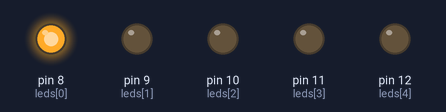
The sketch below on a simulated Arduino Uno, built with avr-gcc and run on an emulated ATmega328P. Parts: output pins drawn as LEDs (lit = HIGH).

Above: at 0.5 s.
At 1.5 s:
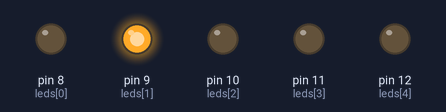
At 2.5 s:
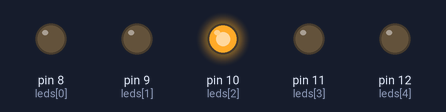
At 3.5 s:
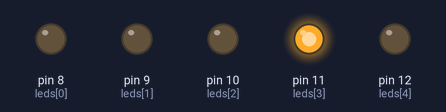
At 4.5 s:
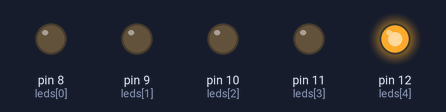
Timing chart, 0 to 6.5 s (numbered marks = the images above):
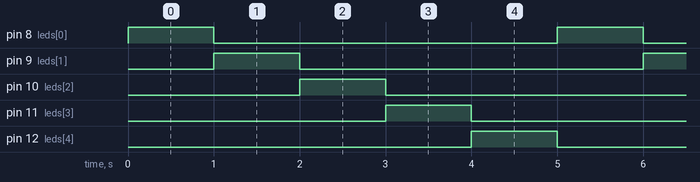

The sketch:

Exercicio-Array-com5-leds.ino
```cpp
// Montar vetor com cinco LEDs e acender um por vez.//
int leds[5]= {8,9,10,11,12};

void setup() {
  for(int i=0; i < 5; i++){
    pinMode(leds[i], OUTPUT);
	}
}

void loop() {
  for(int i= 0; i < 5; i++){
    digitalWrite(leds[i], HIGH);
    delay(1000);
    digitalWrite(leds[i], LOW);
  }
}
//usar while(true); se quiser sem repetição infinita//
```

Measured:
- by itself, pin 8 (leds[0]), pin 9 (leds[1]), pin 10 (leds[2]), pin 11 (leds[3]), pin 12 (leds[4]): alternates HIGH for 1.0 s and LOW for 4.0 s
- by itself, everything shown: repeats every 5.0 s, in 6 steps
